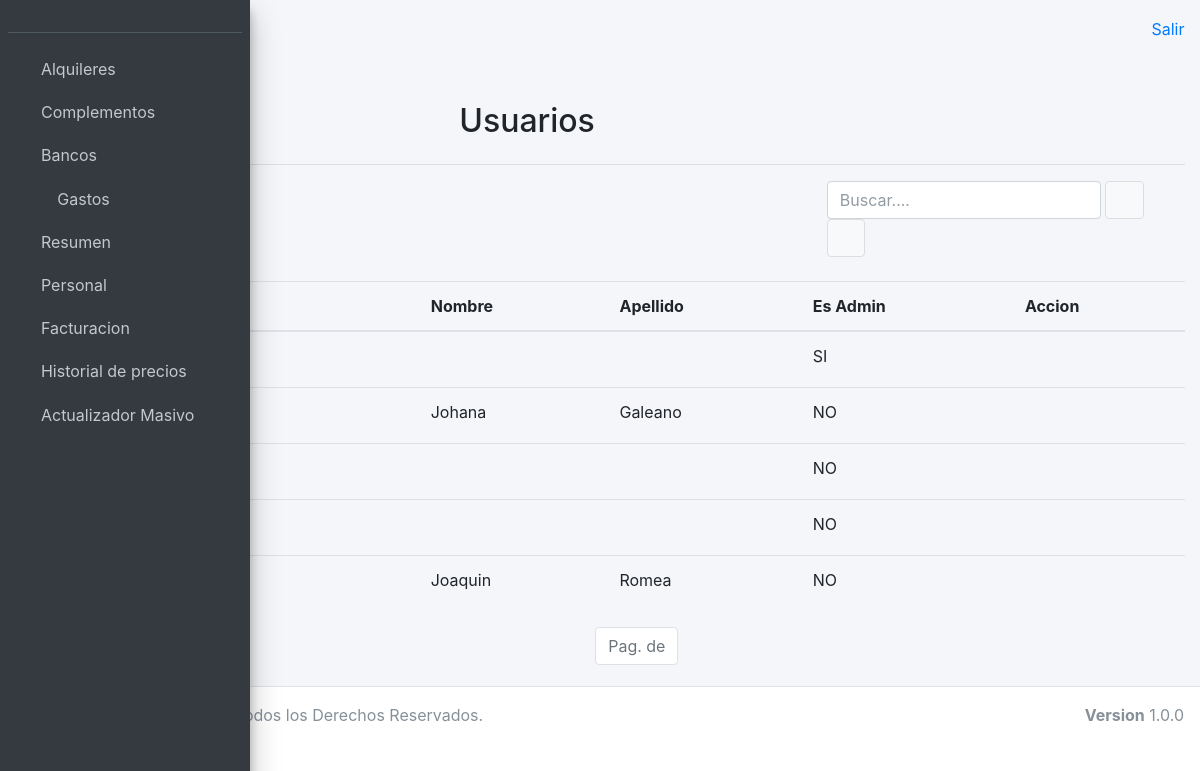
Page /user/useradmlist/ on the committed database.
### usuariosadm/models.py (models this page shows)
class UserAdm(AbstractUser):
    observacion = models.TextField(max_length=500, blank=True)

### usuariosadm/views.py (the view)
# urls.py: path('useradmlist/', list_user, name='useradmlist'),
def list_user(request):
    usuarios = UserAdm.objects.all()
    return render(request, 'usuariosadm/useradm_list.html', {'usuarios': usuarios})

### templates/usuariosadm/useradm_list.html (shortened to what this page needs)
{% extends 'base.html' %}
{% block content %}
    <div class="container">
        <br>
        <div class="row">
            <div class="col-sm-4"></div>
            <div class="col-sm-4">
                <h2>Usuarios</h2>
            </div>
            <div class="col-sm-4"></div>
        </div>
        <hr>
        <form action="/obrasociallistado" method="GET">
            <div class="form-inline">
                <div class="col-4">
                    <input class="form-control" id="txtBuscar" name="txtBuscar" placeholder="Buscar....">
                    <button type="submit" class="btn btn-default" title="Buscar!">
                        <i class="fas fa-search"></i>
                    </button>
                    <button type="button" class="btn btn-default" title="Agregar Obra Social!" onclick="location.href='/user/useradmnew'">
                        <i class="fas fa-plus"></i>
                    </button>
                </div>
            </div>
            <br>
            <table class="table table-hover">
                <thead>
                    <tr>
                        <th>Nombre Usuario</th>
                        <th>Nombre</th>
                        <th>Apellido</th>
                        <th>Es Admin</th>
                        <th>Accion</th>
                    </tr>
                </thead>
                <tbody>
                    {% for usuario in usuarios %}
                    <tr>
                        <td>{{usuario }}</td>
                        <td>{{usuario.first_name}}</td>
                        <td>{{usuario.last_name}}</td>
                        <td>{% if usuario.is_staff == True  %}
                                SI
                            {%else%}
                                NO
                            {%endif%}
                        </td>
                        <td>
                            <button type="button" class="btn btn-link btn-sm" onclick="location.href='/user/useradmedit/' + {{ usuario.pk }}">
                                <i class="fas fa-pencil-alt"></i>
                            </button>
                        </td>
                    </tr>
                    {% endfor %}
                </tbody>
            </table>
            <nav aria-label="Page navigation">
                <ul class="pagination justify-content-center">
                    <li class="page-item disabled">
                        <a class="page-link">
                            Pag. {{ resultados.number }} de {{ resultados.paginator.num_pages }}
                        </a>
                    </li>
                </ul>
            </nav>
        </form>
    </div>
{% endblock %}

### rows in the picture
UserAdm: is_staff "SI"
UserAdm: first_name "Johana", last_name "Galeano", is_staff "NO"
UserAdm: is_staff "NO"
UserAdm: is_staff "NO"
UserAdm: first_name "Joaquin", last_name "Romea", is_staff "NO"
